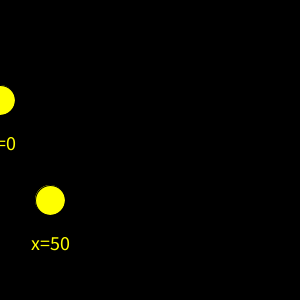
Frame 1 (no input)
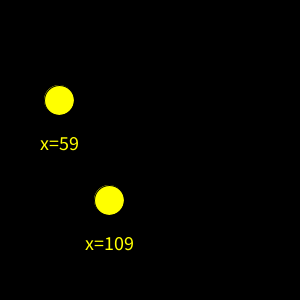
Frame 60 (the mouse pressed at the canvas centre just before this capture)
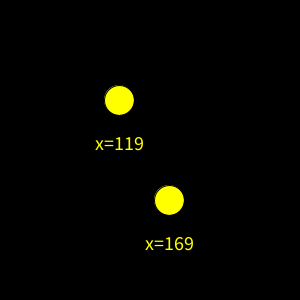
Frame 120 (the mouse held since frame 60 and released just before this capture)

The Processing sketch that drew these frames (run headless with seeded random() and noise(); from frame 60 on, the mouse is pressed at the canvas centre):

// Processing sketch: ex14_03
// ── ex14_03.pde
// 본문 코드: 원 좌우 반사 (x축 좌표 표시)

Circle c1, c2;

void setup() {
  size(300, 300);
  c1 = new Circle(0, 100);
  c2 = new Circle(50, 200);
}

void draw() {
  background(0);
  c1.display();
  c1.move();
  c2.display();
  c2.move();
}

// 클래스 코드 (메소드에서 메소드 호출)

class Circle {
  float c, x, y, d, velocity;

  Circle(float x, float y) {
    this.c = 255;
    this.x = x;
    this.y = y;
    this.d = 30;
    this.velocity = 1;
  }

  void display() {
    fill(c, 255, 0);
    ellipse(x, y, d, d);
    information();
  }

  void information() {
    textAlign(CENTER);
    textSize(20);
    text("x=" + int(x), x, y+50);
  }

  void move() {
    x += velocity;
    if (x < 0 || x > width) {
      velocity *= -1;
    }
  }
}
